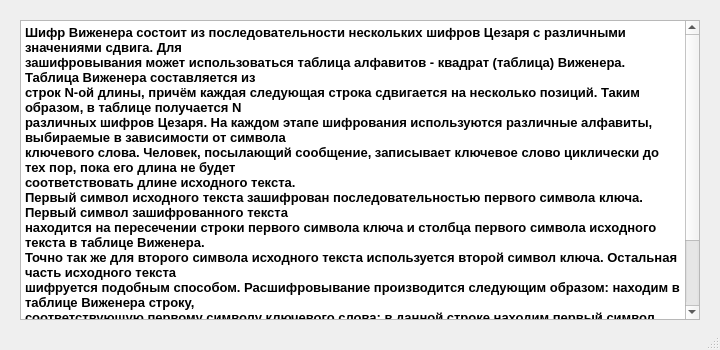
<?xml version="1.0" encoding="UTF-8"?>
<ui version="4.0">
 <class>VigenerEnqInf</class>
 <widget class="QMainWindow" name="VigenerEnqInf">
  <property name="geometry">
   <rect>
    <x>0</x>
    <y>0</y>
    <width>720</width>
    <height>350</height>
   </rect>
  </property>
  <property name="windowTitle">
   <string>Про шифр Виженера</string>
  </property>
  <widget class="QWidget" name="centralwidget">
   <widget class="QPlainTextEdit" name="vigener_enq_inf">
    <property name="geometry">
     <rect>
      <x>20</x>
      <y>20</y>
      <width>680</width>
      <height>300</height>
     </rect>
    </property>
    <property name="font">
     <font>
      <pointsize>10</pointsize>
      <weight>75</weight>
      <bold>true</bold>
     </font>
    </property>
    <property name="readOnly">
     <bool>true</bool>
    </property>
    <property name="plainText">
     <string>Шифр Виженера состоит из последовательности нескольких шифров Цезаря с различными значениями сдвига. Для
зашифровывания может использоваться таблица алфавитов - квадрат (таблица) Виженера. Таблица Виженера составляется из
строк N-ой длины, причём каждая следующая строка сдвигается на несколько позиций. Таким образом, в таблице получается N
различных шифров Цезаря. На каждом этапе шифрования используются различные алфавиты, выбираемые в зависимости от символа
ключевого слова. Человек, посылающий сообщение, записывает ключевое слово циклически до тех пор, пока его длина не будет
соответствовать длине исходного текста.
Первый символ исходного текста зашифрован последовательностью первого символа ключа. Первый символ зашифрованного текста
находится на пересечении строки первого символа ключа и столбца первого символа исходного текста в таблице Виженера.
Точно так же для второго символа исходного текста используется второй символ ключа. Остальная часть исходного текста
шифруется подобным способом. Расшифровывание производится следующим образом: находим в таблице Виженера строку,
соответствующую первому символу ключевого слова; в данной строке находим первый символ зашифрованного текста. Столбец,
в котором находится данный символ, соответствует первому символу исходного текста. Следующие символы зашифрованного
текста расшифровываются подобным образом.
</string>
    </property>
   </widget>
  </widget>
  <widget class="QStatusBar" name="statusbar"/>
 </widget>
 <resources/>
 <connections/>
</ui>
